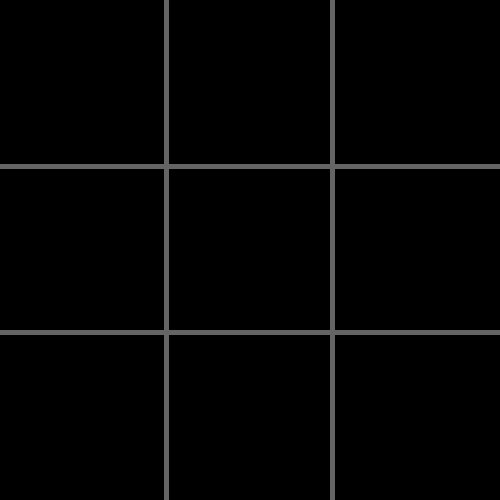
Frame 1 (no input)
Frame 60 (the mouse pressed at the canvas centre just before this capture): identical to frame 1, image omitted
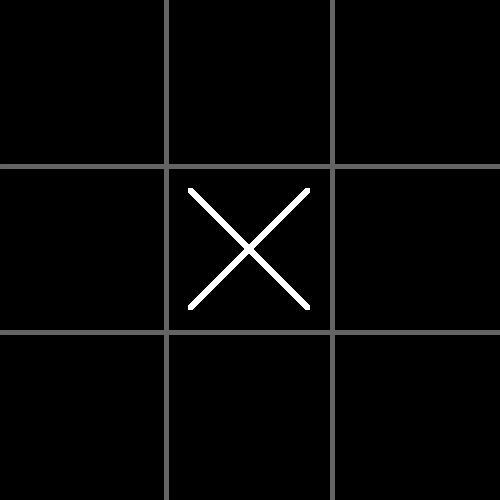
Frame 120 (the mouse held since frame 60 and released just before this capture)

The Processing sketch that drew these frames (run headless with seeded random() and noise(); from frame 60 on, the mouse is pressed at the canvas centre):

// Processing sketch: Processing
// ── Processing.pde
enum Player { X, O }
enum Cell { X, O, Empty}

Player current = Player.X;

Cell[][] board = {
  {Cell.Empty, Cell.Empty, Cell.Empty}, 
  {Cell.Empty, Cell.Empty, Cell.Empty},
  {Cell.Empty, Cell.Empty, Cell.Empty}
};

int windowSize = 500;
int cellSize = windowSize / 3;
boolean gameOver = false;

color winColor = color(0, 255, 0);

void setup() {
  // These sadly need to be numbers, variables are not allowed.
  // Make sure this always matches windowSize!
  size(500, 500);
  
  fill(0);
  strokeWeight(5);
  stroke(255);
  
  background(0);
  drawHashtag();
}

void draw() {
  drawSymbols();
}

void drawHashtag() {
  stroke(100);
  
  // horizontal
  line(0, cellSize,   windowSize, cellSize  );
  line(0, cellSize*2, windowSize, cellSize*2);
  
  // vertical
  line(cellSize,   0, cellSize,   windowSize);
  line(cellSize*2, 0, cellSize*2, windowSize);
}

void drawSymbols() {
  for (int x = 0; x < 3; x++) 
    for (int y = 0; y < 3; y++) 
      drawSymbol(board[y][x], x, y, color(255));
      
  performChecks();
}

void performChecks() {
  for (int i = 0; i < 3; i++) {
    // horizontal checks
    if (board[i][0] == board[i][1] && board[i][1] == board[i][2] && board[i][0] != Cell.Empty) {
      gameOver = true;
      drawSymbol(board[i][0], 0, i, winColor);
      drawSymbol(board[i][1], 1, i, winColor);
      drawSymbol(board[i][2], 2, i, winColor);
    }
    
    // vertical checks
    if (board[0][i] == board[1][i] && board[1][i] == board[2][i] && board[0][i] != Cell.Empty) {
      gameOver = true;
      drawSymbol(board[0][i], i, 0, winColor);
      drawSymbol(board[1][i], i, 1, winColor);
      drawSymbol(board[2][i], i, 2, winColor);
    }
  }
  
  // main diag check
  if (board[0][0] == board[1][1] && board[1][1] == board[2][2] && board[1][1] != Cell.Empty) {
    gameOver = true;
    drawSymbol(board[0][0], 0, 0, winColor);
    drawSymbol(board[1][1], 1, 1, winColor);
    drawSymbol(board[2][2], 2, 2, winColor);
  }
    
  // main diag check
  if (board[0][2] == board[1][1] && board[1][1] == board[2][0] && board[1][1] != Cell.Empty) {
    gameOver = true;
    drawSymbol(board[0][2], 2, 0, winColor);
    drawSymbol(board[1][1], 1, 1, winColor);
    drawSymbol(board[2][0], 0, 2, winColor);
  }
}

void drawSymbol(Cell cell, int x, int y, color col) {
  stroke(col);
  switch(cell) {
    case X:
      float padding = cellSize * 0.15;
      line(x * cellSize + padding, y * cellSize + padding,     (x+1) * cellSize - padding, (y+1) * cellSize - padding);
      line(x * cellSize + padding, (y+1) * cellSize - padding, (x+1) * cellSize - padding, y * cellSize + padding);
      break;
    case O:
      circle((x + 0.5) * cellSize, (y + 0.5) * cellSize, cellSize * 0.75);
      break;
    case Empty:
      break;
  }
}

void mousePressed() {
  if (gameOver) return;
  
  int x = mouseX / cellSize;
  int y = mouseY / cellSize;
  
  switch(board[y][x]) {
    case Empty:
      switch(current) {
        case X:
          board[y][x] = Cell.X;
          current = Player.O;
          break;
        case O:
          board[y][x] = Cell.O;
          current = Player.X;
          break;
      }
    default:
      break;
  }
}
